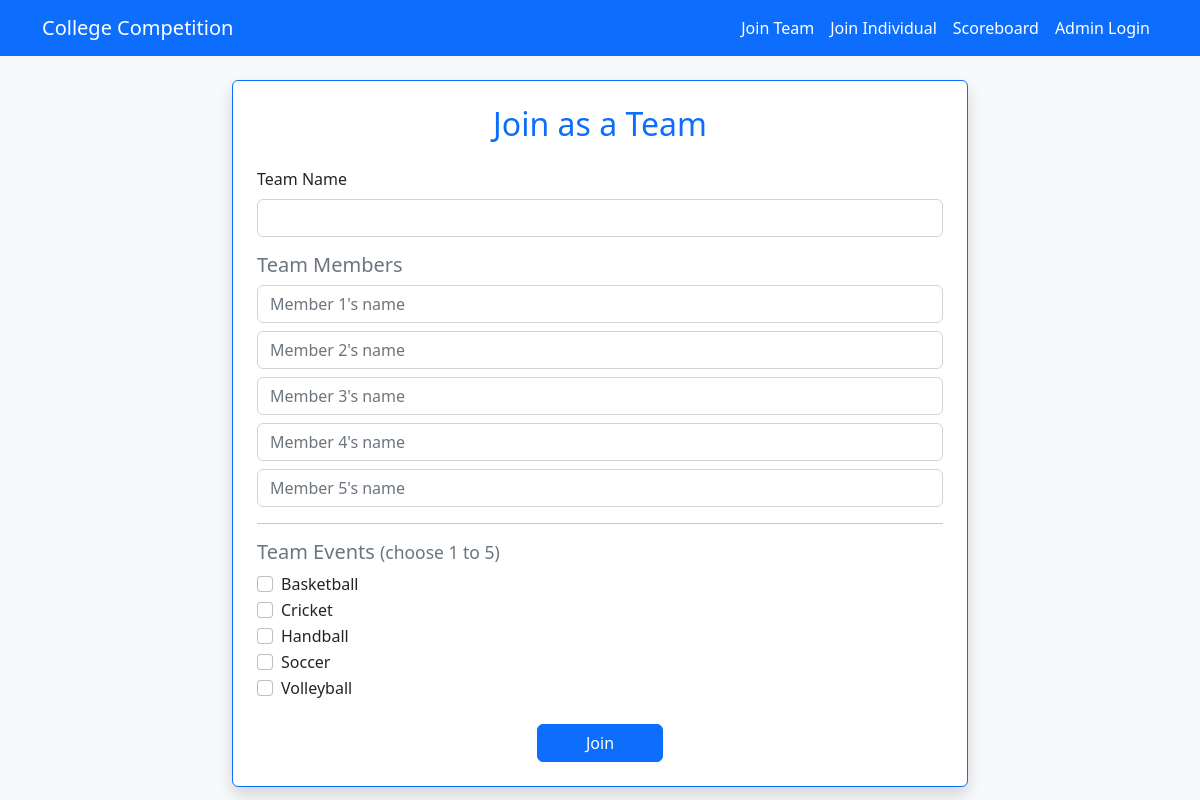
Screenshot of /join_team.php with the database file from the repository.
### tables this page shows
CREATE TABLE `events` (
    `event_id`   INT UNSIGNED NOT NULL AUTO_INCREMENT,
    `event_name` VARCHAR(100) NOT NULL,
    `event_type` ENUM('team','individual') NOT NULL,
    `max_points` INT UNSIGNED NOT NULL DEFAULT 10,
    PRIMARY KEY (`event_id`),
    UNIQUE KEY `uq_event_name_type` (`event_name`, `event_type`),
    CONSTRAINT `chk_max_points_positive` CHECK (`max_points` > 0)
);

### functions.php (called while the page is built, shortened)
<?php
function e($value): string
{
    return htmlspecialchars((string) $value, ENT_QUOTES, 'UTF-8');
}
function get_events_by_type(mysqli $db, string $type): array
{
    $stmt = $db->prepare(
        'SELECT event_id, event_name, max_points
           FROM events
          WHERE event_type = ?
          ORDER BY event_name'
    );
    $stmt->bind_param('s', $type);
    $stmt->execute();
    $rows = $stmt->get_result()->fetch_all(MYSQLI_ASSOC);
    return $rows;
}

### join_team.php (the view, shortened to what this page needs)
<?php
require_once __DIR__ . '/functions.php';
$db = get_db();
$team_events = get_events_by_type($db, 'team');
require_once __DIR__ . '/head.php';
?>
<div class="container mt-4">
    <div class="row justify-content-center">
        <div class="col-md-8">
            <form class="border border-primary rounded p-4 shadow bg-white" action="join_team.php" method="post">
                <h2 class="text-center text-primary mb-4">Join as a Team</h2>
                <div class="mb-3">
                    <label class="form-label">Team Name</label>
                    <input class="form-control" type="text" name="team_name" maxlength="100" required>
                </div>
                <h5 class="text-secondary">Team Members</h5>
                <?php for ($i = 1; $i <= 5; $i++): ?>
                    <div class="mb-2">
                        <input class="form-control" type="text" name="members[]" maxlength="100"
                               placeholder="Member <?= $i ?>'s name" required>
                    </div>
                <?php endfor; ?>
                <hr>
                <h5 class="text-secondary">Team Events <small class="text-muted">(choose 1 to 5)</small></h5>
                <?php if (!$team_events): ?>
                    <p class="text-muted">No team events have been created yet.</p>
                <?php else: ?>
                    <?php foreach ($team_events as $ev): ?>
                        <div class="form-check">
                            <input class="form-check-input" type="checkbox" name="events[]"
                                   value="<?= (int) $ev['event_id'] ?>" id="ev<?= (int) $ev['event_id'] ?>">
                            <label class="form-check-label" for="ev<?= (int) $ev['event_id'] ?>">
                                <?= e($ev['event_name']) ?>
                            </label>
                        </div>
                    <?php endforeach; ?>
                <?php endif; ?>
                <div class="text-center mt-4">
                    <button class="btn btn-primary px-5" type="submit">Join</button>
                </div>
            </form>
        </div>
    </div>
</div>
</body>
</html>

### rows the page displays
events: event_name "Basketball"
events: event_name "Cricket"
events: event_name "Handball"
events: event_name "Soccer"
events: event_name "Volleyball"
